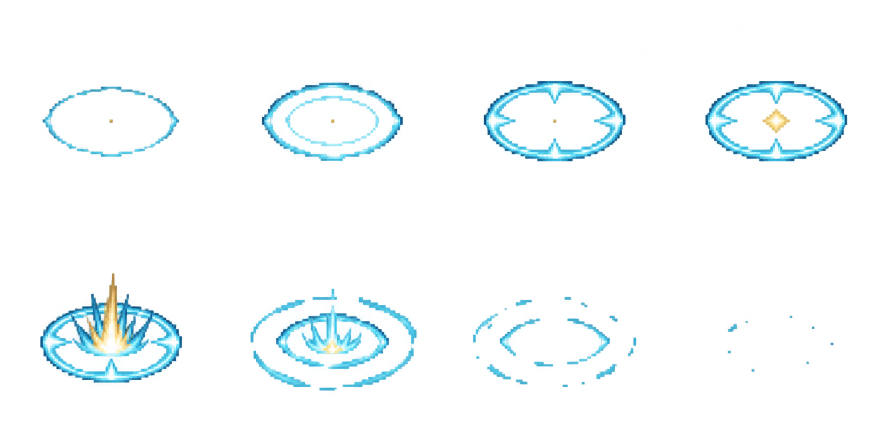
#> input picture art_sources/ai_drafts/rooftop_boss/attack_vfx_v1/echo/source_sheet_4x2.png, 1774 x 887 px (shown at 1/2 size)
$ python export_previews.py
#> lines starting #> are read from the running program, lines starting #| are printed output that depends on the picture
"""Slice and package generated VFX sheets without repainting their pixels."""
from pathlib import Path
import json
import shutil
from PIL import Image

ROOT = Path(__file__).resolve().parent
GENERATED = Path('/Users/yangjiayao/.codex/generated_images/01a1a506-a999-72f2-a6a4-0992e616353e')
SPECS = [
    ('echo', 'exec-377ee4c4-24c1-45d7-bf79-5e26cbbd2b4c.png', [260, 180, 220, 140, 100, 110, 140, 400], 4),
    ('halo', 'exec-480a46bc-cc64-40cf-a65f-ac180505467c.png', [260, 220, 200, 100, 110, 100, 140, 420], 3),
    ('protect', 'exec-22c12a59-e229-4b65-8134-c7b39e82055c.png', [160, 100, 100, 100, 100, 100, 140, 420], 1),
]
PREVIEW_SIZE = 444
preview_sets = []

for name, filename, durations, release_frame in SPECS:
    folder = ROOT / name
    (folder / 'frames').mkdir(parents=True, exist_ok=True)
    source = folder / 'source_sheet_4x2.png'
    if not source.exists():
        shutil.copy2(GENERATED / filename, source)
    sheet = Image.open(source).convert('RGBA')
#> sheet is the input picture: PIL image 1774x887 RGBA; mean R, G, B, A 10.3, 26.5, 30.1, 14.5
    assert sheet.getchannel('A').getextrema()[0] == 0
    frames, previews, gif_frames, boxes, offsets = [], [], [], [], []
    for i in range(8):
        col, row = i % 4, i // 4
        # Generated sheet is 1774x887: rounded boundaries retain every pixel.
        box = (round(col * sheet.width / 4), round(row * sheet.height / 2),
               round((col + 1) * sheet.width / 4), round((row + 1) * sheet.height / 2))
        raw = sheet.crop(box)
        # Keep three ground footprints fixed across the generated second row.
        dy = 36 if name == 'halo' and row == 1 else 0
        frame = Image.new('RGBA', (PREVIEW_SIZE, PREVIEW_SIZE))
        frame.alpha_composite(raw, (0, dy))
        alpha = frame.getchannel('A')
        bounds = alpha.point(lambda a: 255 if a >= 128 else 0).getbbox()
        assert bounds and 0 < bounds[0] < bounds[2] < PREVIEW_SIZE and 0 < bounds[1] < bounds[3] < PREVIEW_SIZE, (name, i, bounds)
        frame.save(folder / 'frames' / f'{name}_{i:02d}.png')
        frames.append(frame)
        boxes.append(bounds)
        offsets.append([0, dy])
        background = Image.new('RGBA', frame.size, (24, 29, 43, 255))
        background.alpha_composite(frame)
        previews.append(background.convert('RGB'))
        indexed = frame.convert('RGB').quantize(colors=255)
        indexed.paste(255, mask=alpha.point(lambda a: 255 if a < 128 else 0))
        indexed.info['transparency'] = 255
        gif_frames.append(indexed)
#> this loop made 8 passes
#> bounds on passes 1 to 8: (85, 173, 358, 313), (80, 165, 362, 322), (81, 162, 364, 323), (81, 162, 364, 323), (81, 103, 364, 321), (57, 134, 389, 337), (59, 150, 385, 330), (126, 188, 337, 299)
#> pass 1, `raw = sheet.crop(box)`:
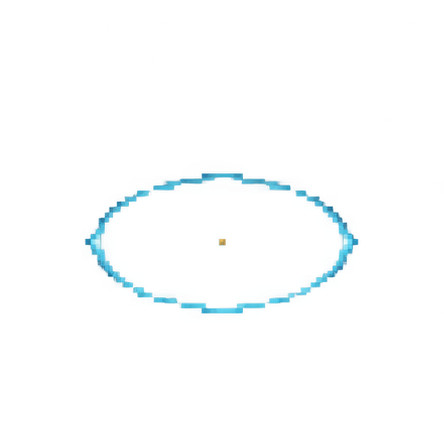
#> raw: PIL image 444x444 RGBA; mean R, G, B, A 2.9, 12.3, 15.3, 4.6; transparent parts drawn white
#> pass 1, `alpha = frame.getchannel('A')`:
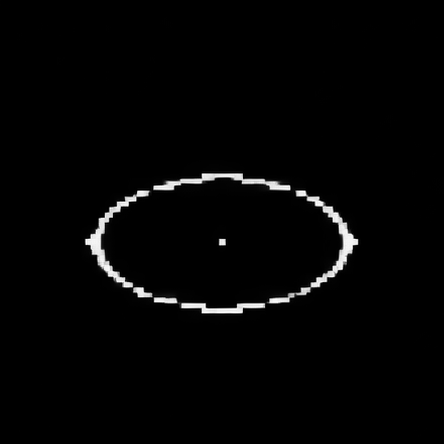
#> alpha: PIL image 444x444 L; min 0, max 255, mean 4.6
#> after the loop:
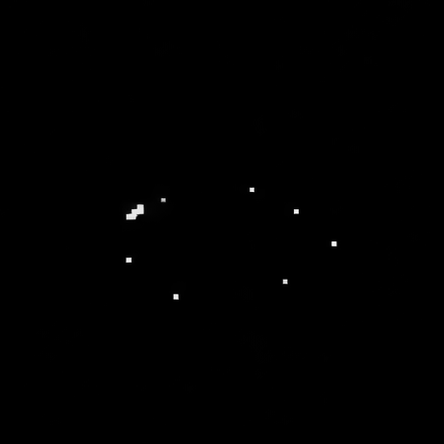
#> alpha: PIL image 444x444 L; min 0, max 255, mean 0.4
#> after the loop:
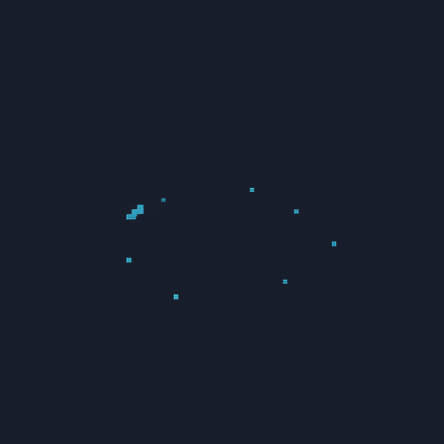
#> background: PIL image 444x444 RGBA; mean R, G, B, A 24, 29.2, 43.2, 255
#> after the loop:
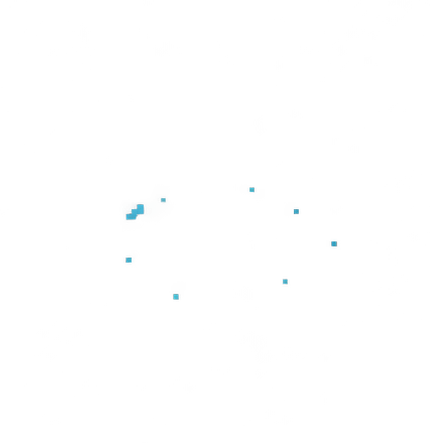
#> frame: PIL image 444x444 RGBA; mean R, G, B, A 0.1, 0.7, 0.8, 0.4; transparent parts drawn white
#> after the loop, boxes = [(85, 173, 358, 313), (80, 165, 362, 322), (81, 162, 364, 323), (81, 162, 364, 323), (81, 103, 364, 321), (57, 134, 389, 337), (59, 150, 385, 330), (126, 188, 337, 299)]; frames = 8 items; gif_frames = 8 items; indexed.info = {'transparency': 255}; offsets = [[0, 0], [0, 0], [0, 0], [0, 0], [0, 0], [0, 0], [0, 0], [0, 0]]; previews = 8 items
    aligned = Image.new('RGBA', (PREVIEW_SIZE * 4, PREVIEW_SIZE * 2))
#> aligned: PIL image 1776x888 RGBA; every value is 0
    for i, frame in enumerate(frames):
        aligned.alpha_composite(frame, (i % 4 * PREVIEW_SIZE, i // 4 * PREVIEW_SIZE))
#> this loop made 8 passes
    aligned.save(folder / 'aligned_sheet_4x2.png')
    previews[0].save(folder / 'preview.gif', save_all=True, append_images=previews[1:], duration=durations, loop=0, optimize=False)
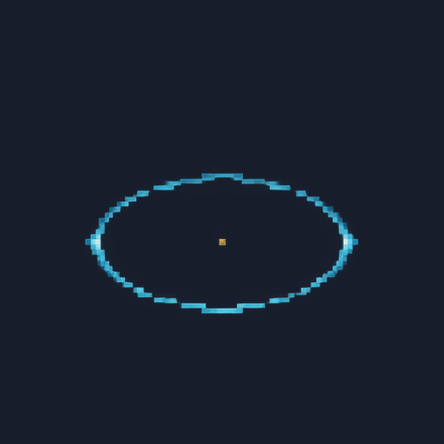
#> saved as preview.gif: PIL image 444x444 RGB; mean R, G, B 24.8, 31.6, 45.9
    gif_frames[0].save(folder / 'transparent.gif', save_all=True, append_images=gif_frames[1:], duration=durations, loop=0, transparency=255, disposal=2, optimize=False)
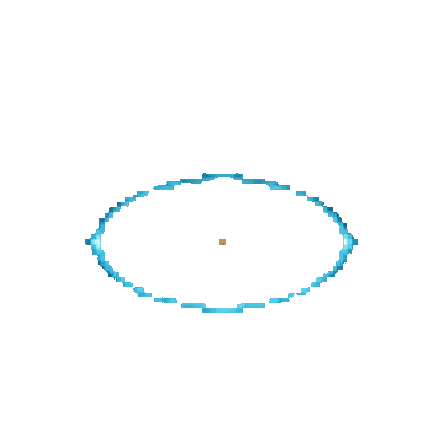
#> saved as transparent.gif: PIL image 444x444 P; mean R, G, B, A 1.2, 3.2, 3.7, 4.6; transparent parts drawn white
#> (the run stopped early here; a loop or call above may not have finished)
